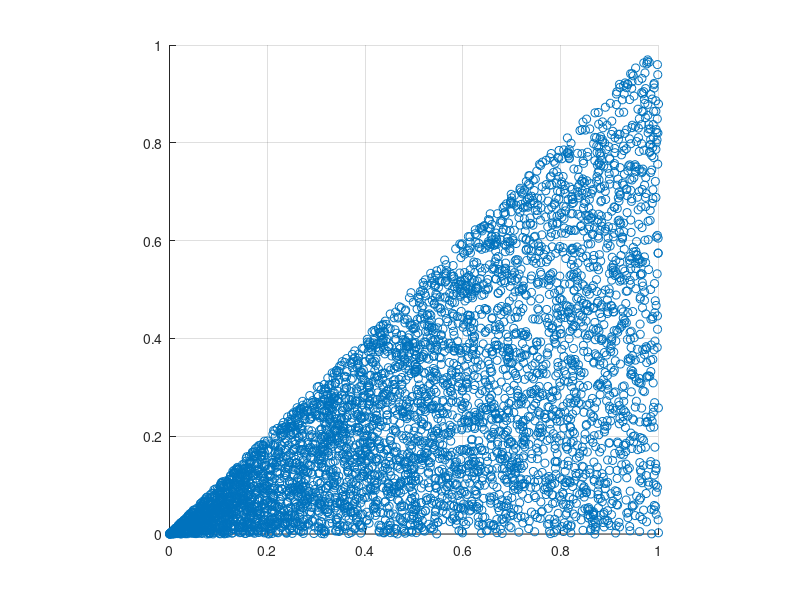

Recreate this plot in MATLAB.
clear all; close all; clc;


N = 100000;

X = rand(1 ,N);
for i = 1 : N
  Y(i) = X(i) * rand();
end

figure; hold on ; grid on;

scatter(X(1:5000),Y(1:5000));
axis('square');

covXY_sim = cov(X,Y);